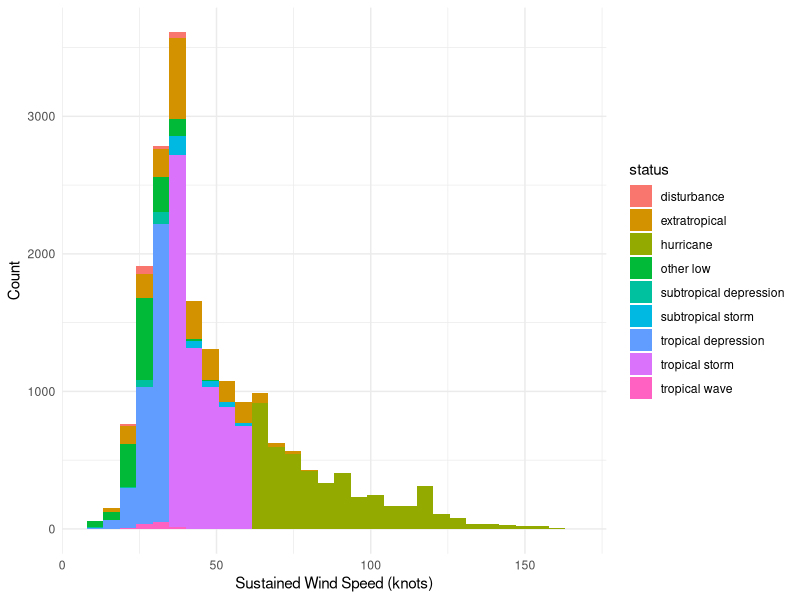
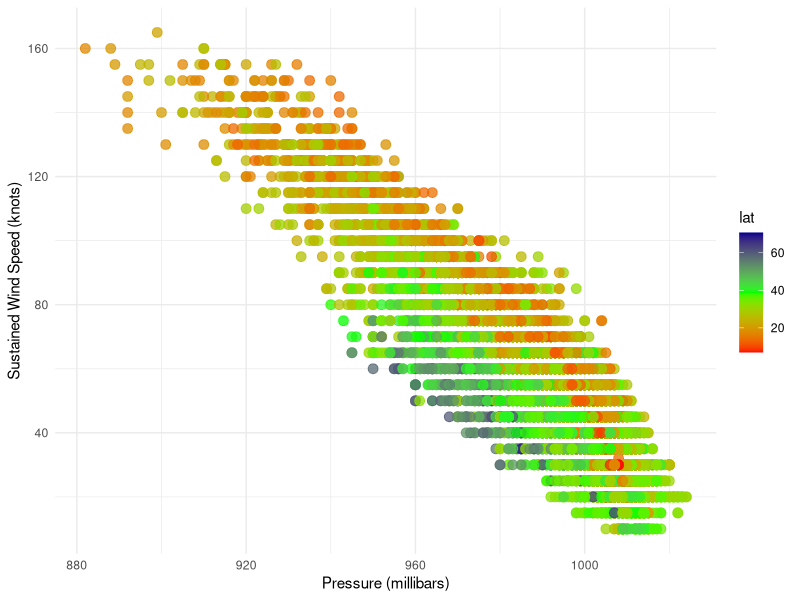
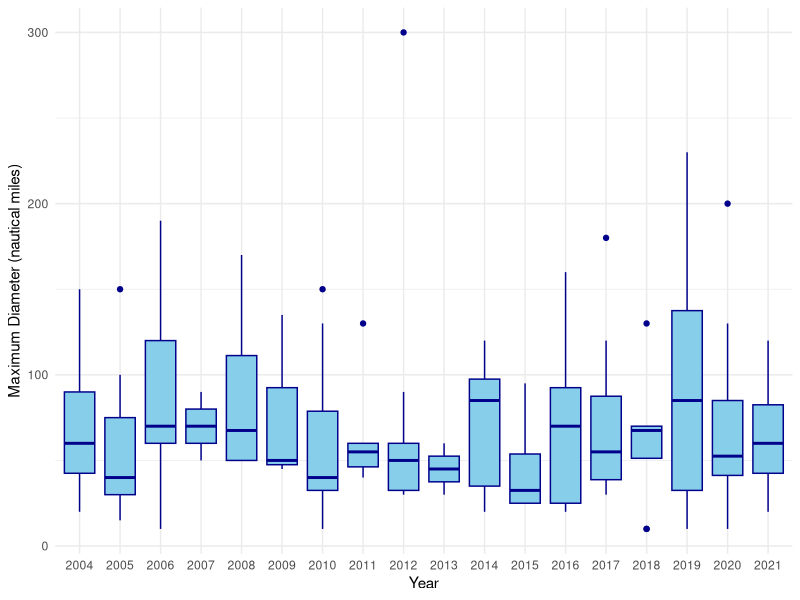

R code for these plots, in order:
## ---- chunk 1
knitr::opts_chunk$set(echo = FALSE, message = FALSE)
library(tidyverse)
## ---- chunk 2
storms <- read_csv("rmarkdown-debugging/data/atlantic_storms.csv")
summary(storms)
## ---- chunk 3
storms %>% 
  ggplot()+
  geom_histogram(aes(x = wind, fill = status)) +
  theme_minimal() +
  labs(color = "Storm Type") + 
  ylab("Count") +
  xlab("Sustained Wind Speed (knots)") 
## ---- chunk 4
storms %>%
  ggplot() +
  geom_point(aes(x = pressure, y = wind, color = lat), alpha = 0.75, cex = 3) +
  scale_color_gradientn(colors = c( "red", "green", "darkblue")) +
  theme_minimal() +
  labs(fill = "Latitude") + 
  xlab("Pressure (millibars)") +
  ylab("Sustained Wind Speed (knots)") 
## ---- chunk 5
hurricanes <- storms %>% 
  filter(status == 'hurricane') %>%
  group_by(name, year) %>%
  summarize(max_force_diameter = max(hurricane_force_diameter)) %>%
  filter(!is.na(max_force_diameter))
## ---- chunk 6
hurricanes %>%
  ggplot() +
  geom_boxplot(aes(x = as.factor(year), y = max_force_diameter), color = "darkblue", fill = "skyblue") +
  theme_minimal() +
  xlab("Year") +
  ylab("Maximum Diameter (nautical miles)")
